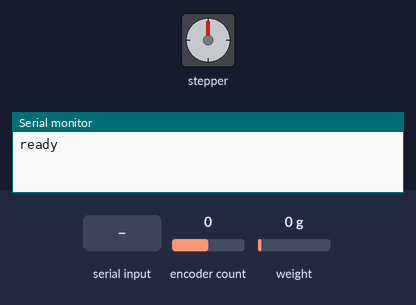
Recording of a sketch running on a simulated Arduino Uno, built with avr-gcc and run on an emulated ATmega328P. Parts: stepper motor, the last lines printed to the serial monitor. Wiring (inferred from the names in the program): stepper motor driver (200 steps per turn assumed): step pin 2; direction pin 5; enable pin 8. The inputs (shaded band) are chosen by the test bench; at power-on: encoder count 0, weight on the scale 0 g.

Above: at 2.2 s.
2.3 s: "S90\n" received over Serial
At 2.48 s:
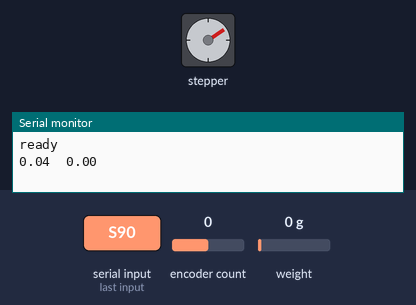
At 2.91 s:
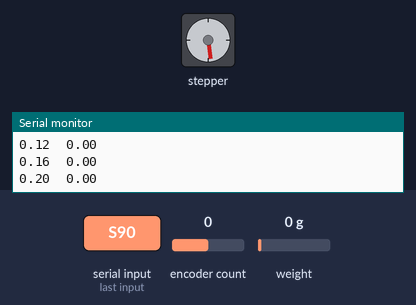
5.3 s: "?" received over Serial
At 6.3 s:
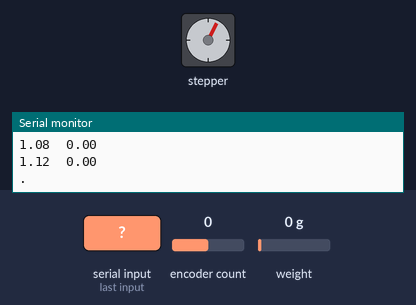
Timing chart, 0 to 8.3 s (numbered marks = the images above; inputs shaded):
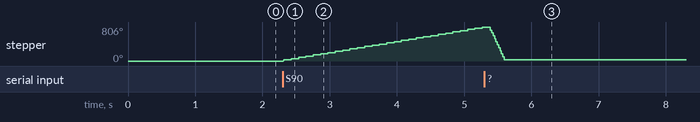

The sketch:

code_push_device2.ino
```cpp
#include <Encoder.h>

// Change these two numbers to the pins connected to your encoder.
//   Best Performance: both pins have interrupt capability
//   Good Performance: only the first pin has interrupt capability
//   Low Performance:  neither pin has interrupt capability
Encoder myEnc(A4, A5);

long oldPosition  = 0;

#include <HX711.h>

// HX711.DOUT - pin #A1
// HX711.PD_SCK - pin #A0
const int LOADCELL_DOUT_PIN = A1;
const int LOADCELL_SCK_PIN = A0;

HX711 scale;

float force;
int i=0;

float F=20; // max force in newtons
float L=30; // max elongation in mm

/* for CNC-Shield */

#define ENABLE 8
#define XEND  9
#define XDIR  5
#define XSTEP 2


void setup() {
  // put your setup code here, to run once:
  pinMode(ENABLE, OUTPUT); digitalWrite(ENABLE,HIGH);
  pinMode(XEND, INPUT_PULLUP);
  pinMode(XDIR, OUTPUT); digitalWrite(XDIR,LOW); //backwards=LOW
  pinMode(XSTEP, OUTPUT); digitalWrite(XSTEP,LOW);

  Serial.begin(115200);
  scale.begin(LOADCELL_DOUT_PIN, LOADCELL_SCK_PIN); //put your setup code here, to run once:
  scale.set_scale(90047.6);
  scale.tare();
  Serial.println("");
  Serial.println("ready");
}

int s=0;
void step() {
  for(s=0;s<16;s++) {
  digitalWrite(XSTEP,HIGH);
  delayMicroseconds(10);
  digitalWrite(XSTEP,LOW);
  delayMicroseconds(500);
  }
}

void forward() { digitalWrite(XDIR,HIGH); }
void backward() { digitalWrite(XDIR,LOW); }
void disableMotor() { digitalWrite(ENABLE,HIGH); }
void enableMotor() { digitalWrite(ENABLE,LOW); }
void resetCell() { scale.tare(); }
void manualMeasurement() {
    force=scale.get_units(5);
    Serial.print("Manual");
    Serial.print("\t");
    Serial.print(force);
    Serial.println("\tN");
}

// ***** THIS IS THE MANUAL TEST
void push_test_manual(float F, float L) { // start pushing till a certain force on the load cell
  // is reached, then stop for 10 seconds, then move back to the
  // original location and stop forever
  disableMotor(); // just in case
  myEnc.write(0); // set initial count here
  oldPosition=11;
  long newPosition;
  // start motion
  float dist;
  while(true) {
    // step();
    newPosition=myEnc.read();
    dist = newPosition*0.04; // adjust this number when you know the right one
    if(oldPosition != newPosition) {
      oldPosition = newPosition;
      force=scale.get_units(1);
      Serial.print(dist); //pitch 8 mm/rev and 200 steps/rev == 0.04 mm/step
      Serial.print("\t");
      Serial.println(force);
      //Serial.println(" N");
    }
    if(force>F) break;
    if(dist>=L) break; // that is the max force or max elongation allowed
    if(Serial.available()>0) break; // if received anything over serial then abort
  }
  Serial.println("."); // signals the end of the process
}


// ***** USE THE MOTOR FOR THIS TEST
void push_test(float F, float L) { // start pushing till a certain force on the load cell
  // is reached, then stop for 10 seconds, then move back to the
  // original location and stop forever
  enableMotor();
  forward();
  // start motion
  float dist;
  for(i=0; i<2000; i++) { // 80 mm
    step();
    dist = (i+1)*0.04;
    force=scale.get_units(1);
    Serial.print(dist); //pitch 8 mm/rev and 200 steps/rev == 0.04 mm/step
    Serial.print("\t");
    Serial.println(force);
    //Serial.println(" N");
    if(force>F || dist>=L) break; // that is the max force or max elongation allowed
    if(Serial.available()>0)  break; // if received anything over serial then abort
  }
  Serial.println("."); // signals the end of the process
  //max push force reached
  // delay(1000);
  // now go back to initial position
  backward();
  for(;i>0; i--) step();
  disableMotor();
}

void process_line() {
  char cmd = Serial.read();
  if (cmd > 'Z') cmd -= 32;
  switch (cmd) {
    case 'R': resetCell(); break;
    case 'X': break;
    case '?': manualMeasurement(); break;
    case 'S': delay(10); while(Serial.available()>0) Serial.read(); push_test(F,L); break;
    case 'L': L = Serial.parseFloat(); L=min(60,L); Serial.print(L); Serial.println(" mm"); break;  // max 60 mm elongation
    case 'F': F = Serial.parseFloat(); F=min(50,F); Serial.print(F); Serial.println(" N"); break;  // max 50 N force
    case 'M': delay(20); while(Serial.available()>0) Serial.read(); push_test_manual(F,L); break;
  }
  if(Serial.available()>0) while (Serial.read() != 10 && Serial.available()>0); // dump extra characters till LF is seen (you can use CRLF or just LF)
}

void loop() {
   if (Serial.available()) process_line();
}
```

Measured:
- after the input at 2.3 s, stepper: keeps turning clockwise at about 272°/s, starting at once
